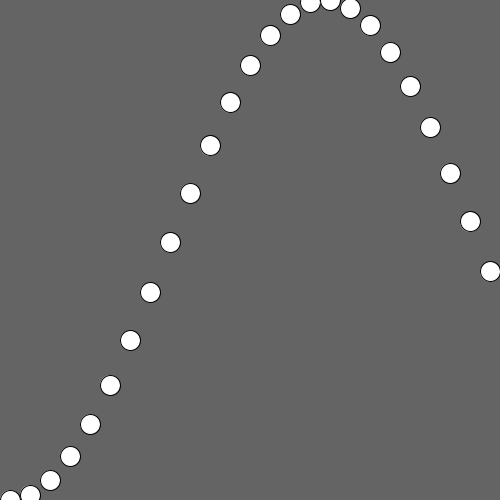
Frame 1 (no input)
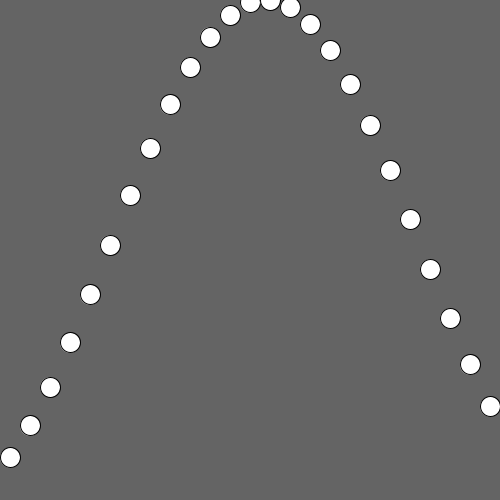
Frame 60 (the mouse pressed at the canvas centre just before this capture)
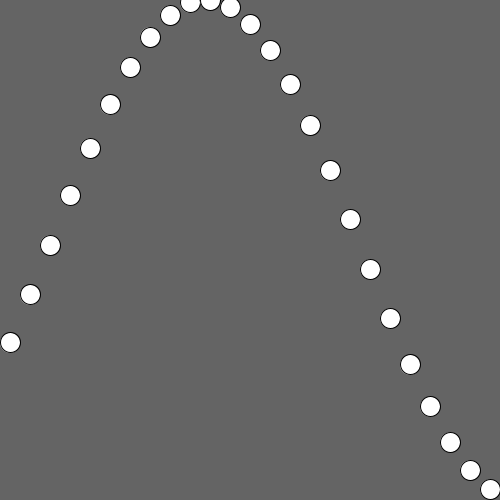
Frame 120 (the mouse held since frame 60 and released just before this capture)

The Processing sketch that drew these frames (run headless with seeded random() and noise(); from frame 60 on, the mouse is pressed at the canvas centre):

// Processing sketch: Q3
// ── Q3.pde
int num = 25; 
float xPos [] = new float[num]; 
int size = 20; 
float theta;

int waveOffset; 

void setup(){
  size(500, 500); 
  
  int spacing = width/num; 
  
  for(int i = 0; i<num; i++){
    xPos[i] = i*spacing + size/2; 
  }
}

void draw(){
  background(100); 
  
 waveOffset = 150;
 
  for(int i = 0; i<num; i++){
    ellipse(xPos[i], 100 + cos(theta + i*.2)*250+ waveOffset, size, size);
    
  }
  
  theta += .01; 
}
